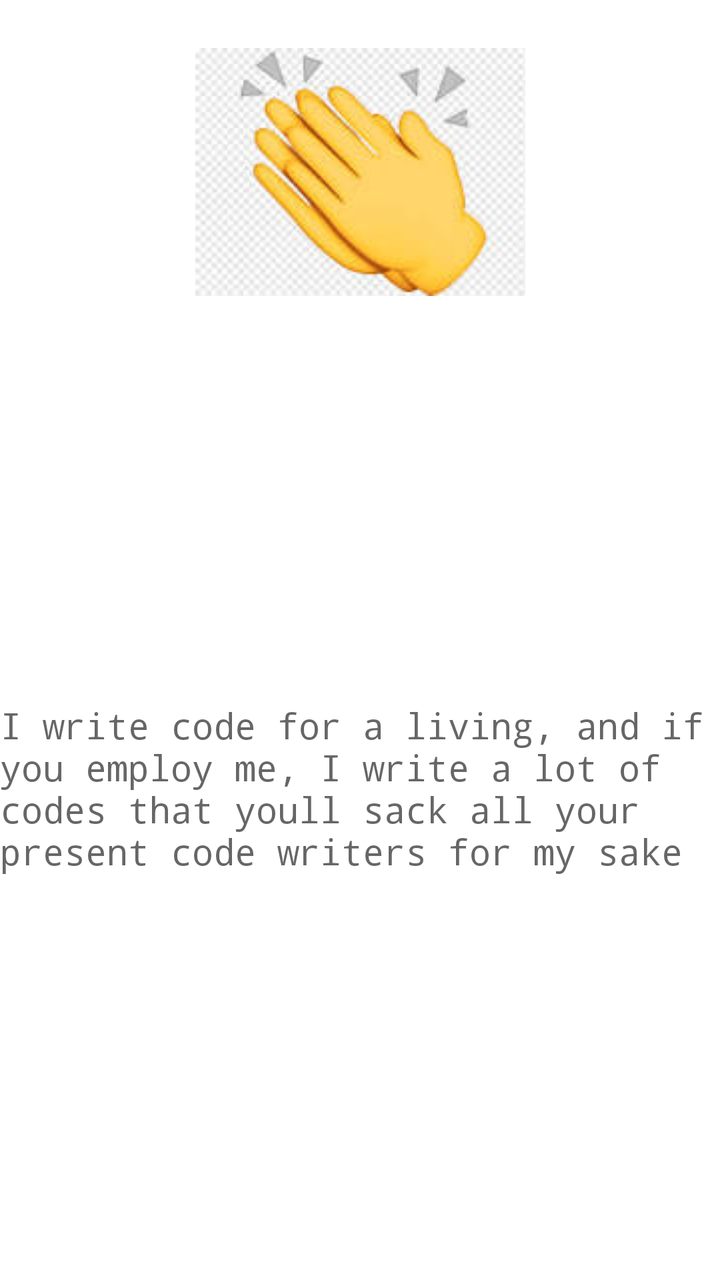
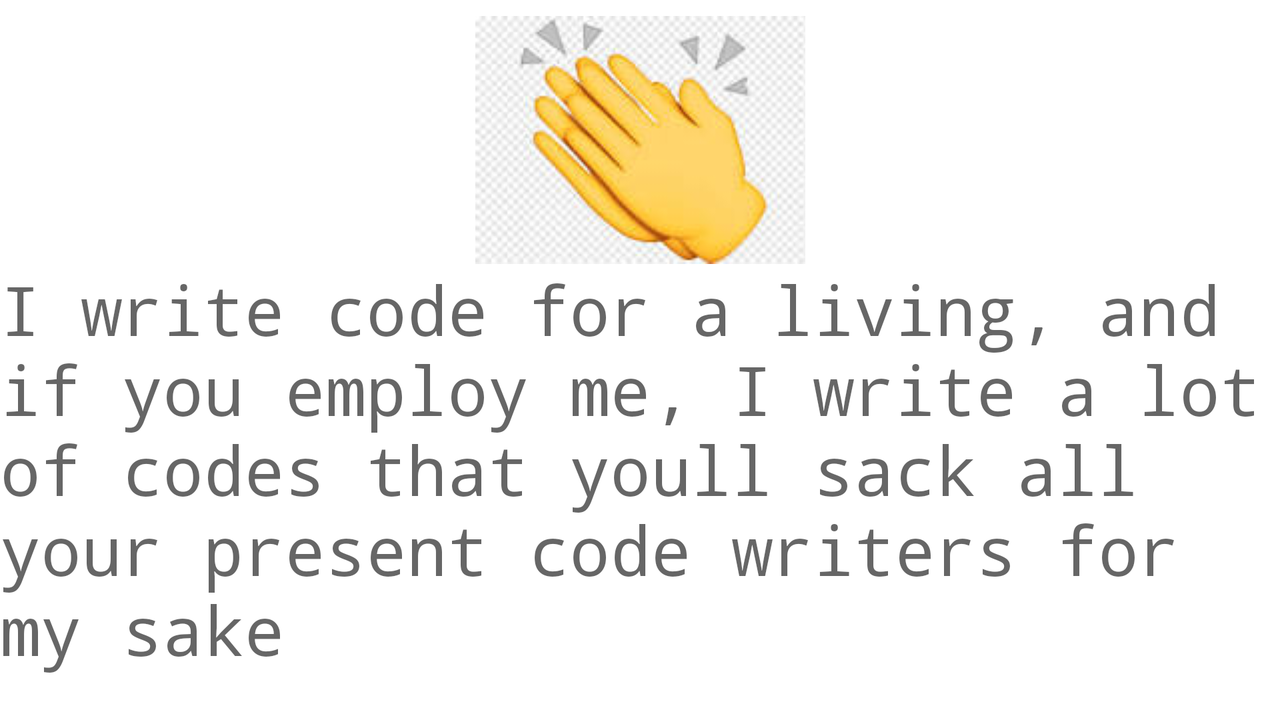

The same Android screen from two of the app's own layout files: first res/layout/ as a phone draws it, then the repository's variant for another configuration, drawn on a device whose configuration selects that folder. Both files follow.
<!-- AndroidManifest.xml: application theme Theme.ChrisroidResume -->
<!-- res/layout/fragment_app.xml -->
<?xml version="1.0" encoding="utf-8"?>
<androidx.constraintlayout.widget.ConstraintLayout xmlns:android="http://schemas.android.com/apk/res/android"
    xmlns:app="http://schemas.android.com/apk/res-auto"
    xmlns:tools="http://schemas.android.com/tools"
    android:layout_width="match_parent"
    android:layout_height="match_parent"
    tools:context=".AppFragment">

    <TextView
        android:id="@+id/textView6"
        android:layout_width="wrap_content"
        android:layout_height="wrap_content"
        android:layout_marginStart="16dp"
        android:layout_marginEnd="16dp"
        android:text="@string/credi"
        android:textAppearance="@style/TextAppearance.AppCompat.Medium"
        app:fontFamily="monospace"
        app:layout_constraintBottom_toBottomOf="parent"
        app:layout_constraintEnd_toEndOf="parent"
        app:layout_constraintStart_toStartOf="parent"
        app:layout_constraintTop_toBottomOf="@+id/imageView2" />

    <ImageView
        android:id="@+id/imageView2"
        android:layout_width="wrap_content"
        android:layout_height="wrap_content"
        android:layout_marginTop="24dp"
        android:src="@drawable/img"
        app:layout_constraintEnd_toEndOf="parent"
        app:layout_constraintStart_toStartOf="parent"
        app:layout_constraintTop_toTopOf="parent" />
</androidx.constraintlayout.widget.ConstraintLayout>
<!-- resources referenced by this layout -->
<resources>
  <!-- drawable img: png bitmap (drawable, 34283 bytes) -->
  <string name="credi"> I write code for a living, and if you employ me, I write a lot of codes that you\ll sack all your present code writers for my sake</string>
  <style name="Theme.ChrisroidResume" parent="Theme.MaterialComponents.DayNight.NoActionBar">
          
          <item name="android:forceDarkAllowed" tools:targetApi="q">true</item>
          <item name="colorPrimary">@color/white</item>
          <item name="colorPrimaryVariant">#99979E</item>
          <item name="colorOnPrimary">@color/black</item>
          
          <item name="colorSecondary">@color/teal_200</item>
          <item name="colorSecondaryVariant">@color/teal_700</item>
          <item name="colorOnSecondary">@color/black</item>
          
          <item name="android:statusBarColor" tools:targetApi="l">?attr/colorPrimaryVariant</item>
          
      </style>
</resources>
<!-- res/layout-land/fragment_app.xml (the repository's variant of the layout above) -->
<!-- drawn on the phone turned sideways -->
<?xml version="1.0" encoding="utf-8"?>
<androidx.constraintlayout.widget.ConstraintLayout xmlns:android="http://schemas.android.com/apk/res/android"
    xmlns:app="http://schemas.android.com/apk/res-auto"
    xmlns:tools="http://schemas.android.com/tools"
    android:layout_width="match_parent"
    android:layout_height="match_parent"
    tools:context=".AppFragment">

    <TextView
        android:id="@+id/textView6"
        android:layout_width="wrap_content"
        android:layout_height="wrap_content"
        android:layout_marginStart="16dp"
        android:layout_marginEnd="16dp"
        android:text="@string/credi"
        android:textAppearance="@style/TextAppearance.AppCompat.Display1"
        app:fontFamily="monospace"
        app:layout_constraintEnd_toEndOf="parent"
        app:layout_constraintStart_toStartOf="parent"
        app:layout_constraintTop_toBottomOf="@+id/imageView2" />

    <ImageView
        android:id="@+id/imageView2"
        android:layout_width="wrap_content"
        android:layout_height="wrap_content"
        android:layout_marginTop="8dp"
        android:src="@drawable/img"
        app:layout_constraintEnd_toEndOf="parent"
        app:layout_constraintStart_toStartOf="parent"
        app:layout_constraintTop_toTopOf="parent" />
</androidx.constraintlayout.widget.ConstraintLayout>
